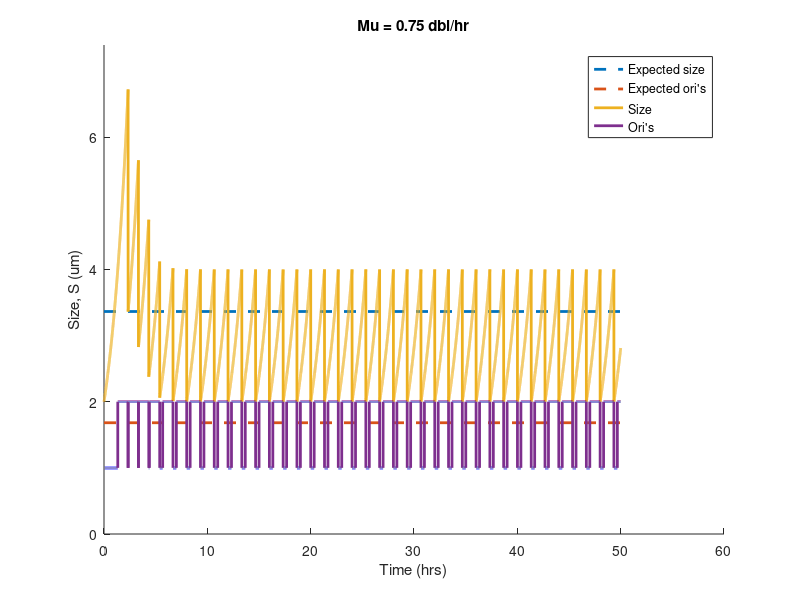

Recreate this plot in MATLAB. (Note: this script raises an error after producing the figure.)



%% 
% Note that Wallden et al. assume that the duration of the C+D period
% depends on the growth rate.
%
% Importantly, Ho & Amir (2015) present a model for initiation of 
% replication which has the following components
% - the cell produces initiators + autorepressors
% - initiatiors are broken down after repl. initiation, which means that
%   the number of initiators is equal to the added volume to the cell
% - for next initiation, an additional # of initiators is needed that
%   saturates all oris', hence delta=ori*delta0



%%
% simulation parameters
simpleVersion=1;
silence=1;

dt = 0.001;
tau=80/60;
mu = 1/tau; % 1/tau=mu; mu in dbl/hr
S0=2; % initiation volume
ENDTIME=50;
CPERIODTIME=40/60; % Cooper & Helmstetter
DPERIODTIME=20/60;
deltaS=2;
%deltaS = 1/(2^((CPERIODTIME+DPERIODTIME)/tau));

% initialization
CperiodCounters=[];
DperiodCounters=[];

% initial conditions
t=0;
chromos=1;
S=2;
oris=2^floor((CPERIODTIME+DPERIODTIME)/tau);
CperiodCounters=[];
for idx=1:floor(((CPERIODTIME+DPERIODTIME)/tau))
    CperiodCounters = [idx*tau CperiodCounters];
end

% more initialization
counter=0;
Sreference=S;


%% Calculate some expected quantities
expectedSize = deltaS*2^((CPERIODTIME+DPERIODTIME)*mu); 
disp(['Expected size=' num2str(expectedSize)]);
expectedOris = 2^((CPERIODTIME+DPERIODTIME)*mu); 
disp(['Expected ori''s=' num2str(expectedOris)]);
% chromo expectation = 1, not counting stuff that is not fully replicated


%%
disp('Simulation starting.');
disp('----------------');
%debugtracker=0;
while t<ENDTIME
   
    %%
    % counter
    counter=counter+1;
    
    % update time
    t(end+1)        = t(end)        + dt;
    % update cell size
    S(end+1)        = S(end)        + S(end)*log(2)*mu*dt;
    % keep chromo #, but might be updated later
    chromos(end+1)  = chromos(end);
    % keep ori #, but might be updated later
    oris(end+1)       = oris(end);
      
    % update all ongoing replication cycles
    for CDidx = 1:numel(CperiodCounters)
        CperiodCounters(CDidx) = CperiodCounters(CDidx) + dt;                
    end
    
    % initiate a replication process if required and double oris
    if (S(end)-Sreference) > (deltaS*oris(end))
        
        % initiate new replication counter
        CperiodCounters(end+1)=dt; 
        
        % double the number of ori's
        oris(end)=oris(end)*2;
        
        % re-start making 'initiator molecule', i.e. reference size
        Sreference=S(end);
        
        % user message
        if ~silence
            disp(['Replication initiated at t=' num2str(t(end)) ', current delta is ' num2str(deltaS*oris(end)) '']);
        end
        %disp(['>> '];
        
    end
    
    if simpleVersion
        
        % if replication/division cycle is done, double the amount of chromosomes,
        % remove timer, and start division process
        toRemove=[];
        for CDidx = 1:numel(CperiodCounters)
            if CperiodCounters(CDidx)>(CPERIODTIME+DPERIODTIME)
                
                if ~silence
                    disp(['Cell divided at t=' num2str(t(end)) ', delta is now = ' num2str(deltaS*oris(end))]);
                end
                
                % Actual division process
                S(end) = S(end)/2; % divide cell size
                oris(end) = oris(end)/2; % divide ori's                
                
                % Update reference size to memorize also the lost volume
                Sreference=Sreference-S(end);
                
                % double chromo's
                % chromos(end) = chromos(end)*2; 
                
                % this timer is now done, note to remove it later
                toRemove(end+1)=CDidx; 
            end
        end
        CperiodCounters(toRemove) = []; % remove timer
        
    else
        
        % if replication cycle is done, double the amount of chromosomes,
        % remove timer, and start division process
        toRemove=[];
        for CDidx = 1:numel(CperiodCounters)
            if CperiodCounters(CDidx)>CPERIODTIME
                chromos(end) = chromos(end)*2; % double chromo's            
                DperiodCounters(end+1)=dt; % initiate division delay
                toRemove(end+1)=CDidx; % note which timer to remove later            
                if ~silence
                    disp(['Replication ended, division started at t=' num2str(t(end))]);
                end
            end
        end
        CperiodCounters(toRemove) = []; % remove timer

        % update all ongoing divisions 
        for CDidx = 1:numel(DperiodCounters)
            DperiodCounters(CDidx) = DperiodCounters(CDidx) + dt;        
        end


        % if division cycle is done, divide S, chromos and oris by 2
        % remove timer, and start division process
        toRemove=[];
        for CDidx = 1:numel(DperiodCounters)
            if DperiodCounters(CDidx)>DPERIODTIME
                % Actual division process
                chromos(end) = chromos(end)/2; % divide chromo's
                S(end) = S(end)/2; % divide cell size
                oris(end) = oris(end)/2; % divide ori's
                toRemove(end+1) = CDidx; % note which timer to remove later
                if ~silence
                    disp(['Cell divided at t=' num2str(t(end)) ', delta is now = ' num2str(deltaS*oris(end))]);
                end

                % 
                Sreference=S(end);
            end
        end
        DperiodCounters(toRemove) = []; % remove timer
        
    end    
    
    %debugtracker(end+1) = S(end)-Sreference;
end
disp('----------------');
disp('Simulation done');

%%


figure(1); clf; hold on;
% expectations
plot([min(t), max(t)],[expectedSize expectedSize],'--','LineWidth',2);
plot([min(t), max(t)],[expectedOris expectedOris],'--','LineWidth',2);
% data
plot(t,S,'LineWidth',2)
plot(t,oris,'-','LineWidth',2)
%plot(t,chromos,':','LineWidth',2)
xlabel('Time (hrs)');
ylabel('Size, S (um)');

ylim([0, max([S,oris]*1.1)]);

%plot(t,debugtracker,'-');

%legend({'Expected size','Expected ori''s','Size','Chromosomes','Ori''s'});
legend({'Expected size','Expected ori''s','Size','Ori''s'});

title(['Mu = ' num2str(mu) ' dbl/hr']);

MW_makeplotlookbetter(20);




disp('All done');










